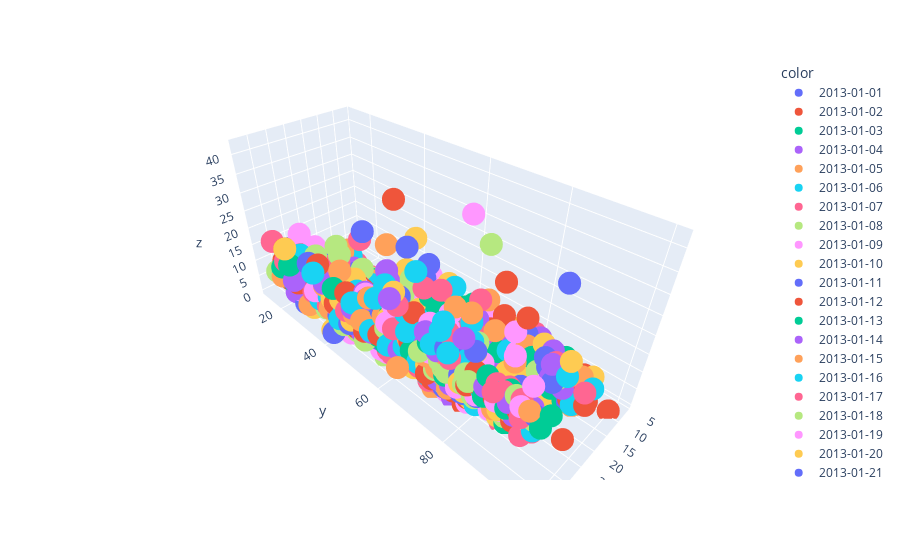

Notebook source saved alongside this figure:
### Markdown cell above
## Temp, Humidity and wind speed plotting

### Code cell
fig = px.scatter_3d(x=train['meantemp'], y=train['humidity'], z=train['wind_speed'],
              color=train['date'])
fig.show()
